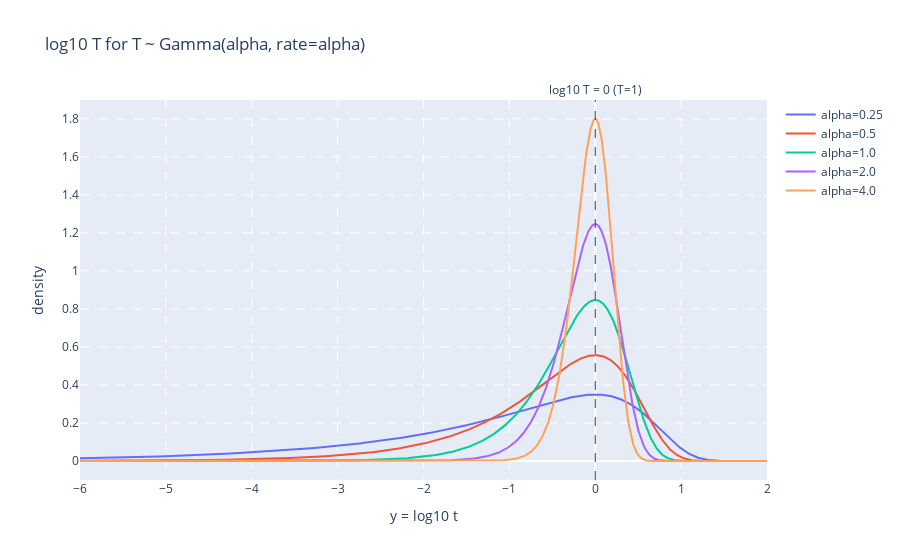

The notebook cell saved with this chart:
### Markdown cell above
The above plot shows the behavior of the expected number of active components for given $I, \alpha$. Essentially for moderate $I > O(10)$ we have always $\alpha = 1$, the default of the paper.

The dotted regression laws show local power laws $I_\text{eff} \sim \alpha^b$ where $b \approx 0.64$ for moderate $I$. These show us the gains and losses when increasing $\alpha$. To get at $\alpha = 1 \rightarrow \alpha = 4$, we get $0.1 < T < 10$ behavior of $T$ while the expected number of active components $I_\text{eff} \rightarrow \times 4$. **Thus we need to try some hyperparam optimization as the rewards may be great.**

### Code cell
def log10T_pdf_grid(y_grid, alpha):
    # For Y = log10 T:
    # f_Y(y) = ln(10) * alpha^alpha / Gamma(alpha) * 10**(alpha*y) * exp(-alpha * 10**y)
    ln10 = np.log(10.0)
    c = (alpha**alpha) * ln10 / float(gamma(alpha))
    return c * np.exp(ln10 * alpha * y_grid - alpha * np.power(10.0, y_grid))


alphas_T = [0.25, 0.5, 1.0, 2.0, 4.0]  # illustrative
ys = np.linspace(-6.0, 2.0, 1000)  # y = log10 t

fig = go.Figure()
for a in alphas_T:
    ypdf = log10T_pdf_grid(ys, a)
    fig.add_trace(
        go.Scatter(
            x=ys,
            y=ypdf,
            mode="lines",
            name=f"alpha={a}",
        )
    )

fig.add_vline(
    x=0.0,
    line_dash="dash",
    line_width=1,
    annotation_text="log10 T = 0 (T=1)",
    annotation_position="top",
)

fig.update_xaxes(
    title="y = log10 t",
    showgrid=True,
    gridwidth=1,
    griddash="dash",
)
fig.update_yaxes(
    title="density",
    showgrid=True,
    gridwidth=1,
    griddash="dash",
)
fig.update_layout(title="log10 T for T ~ Gamma(alpha, rate=alpha)")
fig.show()
# fig.write_image("log10T_pdfs.png", scale=2)

### Figure 1 — Plotly figure (JSON) as saved in the notebook; plotly's stock layout.template omitted (floating-point values rounded to 4 significant figures; data arrays with more than 128 entries replaced by an {"elided": "..."} marker saying what was removed)
{"data": [{"mode": "lines", "name": "alpha=0.25", "type": "scatter", "x": {"elided": "1000 float values"}, "y": {"elided": "1000 float values"}}, {"mode": "lines", "name": "alpha=0.5", "type": "scatter", "x": {"elided": "1000 float values"}, "y": {"elided": "1000 float values"}}, {"mode": "lines", "name": "alpha=1.0", "type": "scatter", "x": {"elided": "1000 float values"}, "y": {"elided": "1000 float values"}}, {"mode": "lines", "name": "alpha=2.0", "type": "scatter", "x": {"elided": "1000 float values"}, "y": {"elided": "1000 float values"}}, {"mode": "lines", "name": "alpha=4.0", "type": "scatter", "x": {"elided": "1000 float values"}, "y": {"elided": "1000 float values"}}], "layout": {"annotations": [{"showarrow": false, "text": "log10 T = 0 (T=1)", "x": 0, "xanchor": "center", "xref": "x", "y": 1, "yanchor": "bottom", "yref": "y domain"}], "shapes": [{"line": {"dash": "dash", "width": 1}, "type": "line", "x0": 0, "x1": 0, "xref": "x", "y0": 0, "y1": 1, "yref": "y domain"}], "title": {"text": "log10 T for T ~ Gamma(alpha, rate=alpha)"}, "xaxis": {"griddash": "dash", "gridwidth": 1, "showgrid": true, "title": {"text": "y = log10 t"}}, "yaxis": {"griddash": "dash", "gridwidth": 1, "showgrid": true, "title": {"text": "density"}}}}
